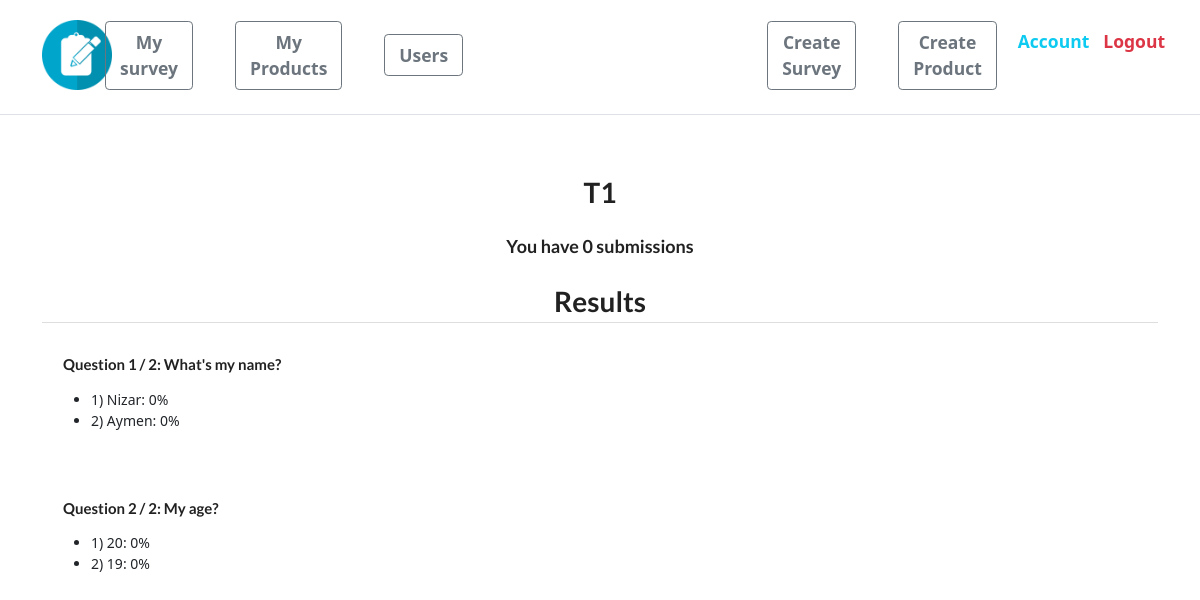
The page /surveys/6/ (signed in) on the database its author committed.
### survey/models.py (models this page shows)
class Survey(models.Model):
    title = models.CharField(max_length=64)
    is_active = models.BooleanField(default=False)
    creator = models.ForeignKey(Account, on_delete=models.CASCADE)
    created_at = models.DateTimeField(default=timezone.now)
    points = models.IntegerField(default=0)

class Question(models.Model):
    survey = models.ForeignKey(Survey, on_delete=models.CASCADE)
    prompt = models.CharField(max_length=128)

class Option(models.Model):
    question = models.ForeignKey(Question, on_delete=models.CASCADE)
    text = models.CharField(max_length=128)

### survey/views.py (the view)
# urls.py: path("surveys/<int:pk>/", detail, name="detail"),
@login_required
def detail(request, pk):
    if request.user.is_admin:
        try:
            survey = Survey.objects.prefetch_related("question_set__option_set").get(
                pk=pk, creator=request.user, is_active=True
            )
        except Survey.DoesNotExist:
            raise Http404()
        questions = survey.question_set.all()
        for question in questions:
            option_pks = question.option_set.values_list("pk", flat=True)
            total_answers = Answer.objects.filter(
                option_id__in=option_pks).count()
            for option in question.option_set.all():
                num_answers = Answer.objects.filter(option=option).count()
                option.percent = 100.0 * num_answers / total_answers if total_answers else 0
        host = request.get_host()
        public_path = reverse("start", args=[pk])
        public_url = f"{request.scheme}://{host}{public_path}"
        num_submissions = survey.submission_set.filter(
            is_complete=True).count()
        return render(
            request,
            "survey/detail.html",
            {
                "survey": survey,
                "public_url": public_url,
                "questions": questions,
                "num_submissions": num_submissions,
            },
        )
    else:
        return redirect("list")

### survey/templates/survey/detail.html (shortened to what this page needs)
{% extends "base.html" %}
{% block content %}
<div class="ui center aligned basic very padded segment">
    <h1 class="ui header">{{ survey.title }}</h1>
    <h3 class="ui header">You have {{ num_submissions }} submissions</h3>
    <h1 class="ui header dividing">Results</h1>
    {% for question in questions %}
    <div class="ui basic padded segment left aligned">
        <h4 class="ui header">
            Question {{ forloop.counter }} / {{ questions|length }}: {{ question.prompt }}
        </h4>
        <ul>
            {% for option in question.option_set.all %}
            <li>
                {{ forloop.counter }}) {{option.text}}: {{ option.percent|floatformat }}%
            </li>
            {% endfor %}
        </ul>
    </div>
    {% endfor %}
</div>
{% endblock %}

### rows shown on the page
Survey: title "T1"
Question: questions "2", prompt "What's my name?"
Option: text "Nizar", percent "0"
Option: text "Aymen", percent "0"
Question: questions "2", prompt "My age?"
Option: text "20", percent "0"
Option: text "19", percent "0"

### other values the page prints
{{ num_submissions }} "0"
